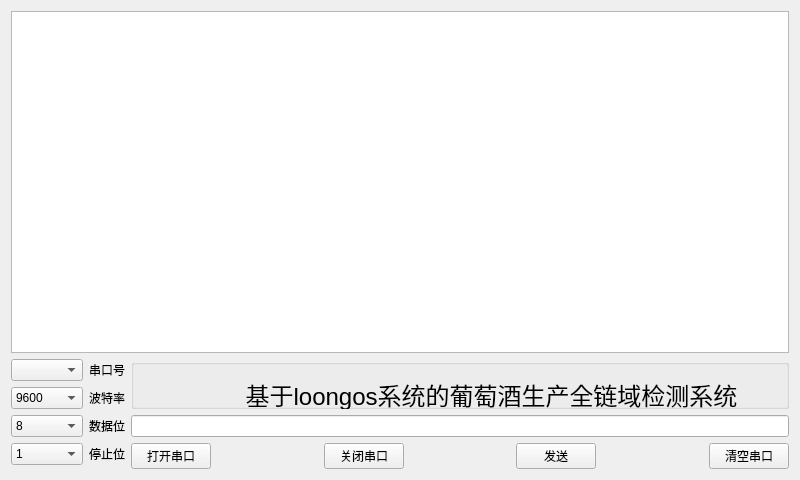
<?xml version="1.0" encoding="UTF-8"?>
<ui version="4.0">
 <class>Widget</class>
 <widget class="QWidget" name="Widget">
  <property name="geometry">
   <rect>
    <x>0</x>
    <y>0</y>
    <width>800</width>
    <height>480</height>
   </rect>
  </property>
  <property name="windowTitle">
   <string>Widget</string>
  </property>
  <layout class="QGridLayout" name="gridLayout_2">
   <item row="0" column="0">
    <widget class="QPlainTextEdit" name="recv">
     <property name="readOnly">
      <bool>true</bool>
     </property>
    </widget>
   </item>
   <item row="1" column="0">
    <layout class="QHBoxLayout" name="horizontalLayout_2">
     <item>
      <layout class="QGridLayout" name="gridLayout">
       <item row="1" column="0">
        <widget class="QComboBox" name="bo_te_lv">
         <item>
          <property name="text">
           <string>9600</string>
          </property>
         </item>
         <item>
          <property name="text">
           <string>115200</string>
          </property>
         </item>
         <item>
          <property name="text">
           <string>4800</string>
          </property>
         </item>
        </widget>
       </item>
       <item row="3" column="0">
        <widget class="QComboBox" name="ting_zhi_wei">
         <item>
          <property name="text">
           <string>1</string>
          </property>
         </item>
         <item>
          <property name="text">
           <string>2</string>
          </property>
         </item>
         <item>
          <property name="text">
           <string>3</string>
          </property>
         </item>
         <item>
          <property name="text">
           <string>4</string>
          </property>
         </item>
         <item>
          <property name="text">
           <string>5</string>
          </property>
         </item>
        </widget>
       </item>
       <item row="1" column="1">
        <widget class="QLabel" name="label_2">
         <property name="text">
          <string>波特率</string>
         </property>
        </widget>
       </item>
       <item row="0" column="1">
        <widget class="QLabel" name="label">
         <property name="text">
          <string>串口号</string>
         </property>
        </widget>
       </item>
       <item row="2" column="1">
        <widget class="QLabel" name="label_3">
         <property name="text">
          <string>数据位</string>
         </property>
        </widget>
       </item>
       <item row="2" column="0">
        <widget class="QComboBox" name="shu_ju_wei">
         <item>
          <property name="text">
           <string>8</string>
          </property>
         </item>
         <item>
          <property name="text">
           <string>7</string>
          </property>
         </item>
         <item>
          <property name="text">
           <string>6</string>
          </property>
         </item>
         <item>
          <property name="text">
           <string>5</string>
          </property>
         </item>
        </widget>
       </item>
       <item row="3" column="1">
        <widget class="QLabel" name="label_4">
         <property name="text">
          <string>停止位</string>
         </property>
        </widget>
       </item>
       <item row="0" column="0">
        <widget class="QComboBox" name="chuan_kou_hao"/>
       </item>
      </layout>
     </item>
     <item>
      <layout class="QVBoxLayout" name="verticalLayout">
       <item>
        <widget class="QGroupBox" name="groupBox">
         <property name="minimumSize">
          <size>
           <width>150</width>
           <height>50</height>
          </size>
         </property>
         <property name="title">
          <string/>
         </property>
         <widget class="QLabel" name="label_6">
          <property name="geometry">
           <rect>
            <x>30</x>
            <y>10</y>
            <width>661</width>
            <height>50</height>
           </rect>
          </property>
          <property name="minimumSize">
           <size>
            <width>150</width>
            <height>50</height>
           </size>
          </property>
          <property name="font">
           <font>
            <pointsize>18</pointsize>
           </font>
          </property>
          <property name="text">
           <string>基于loongos系统的葡萄酒生产全链域检测系统</string>
          </property>
          <property name="alignment">
           <set>Qt::AlignCenter</set>
          </property>
         </widget>
        </widget>
       </item>
       <item>
        <widget class="QLineEdit" name="send_2"/>
       </item>
       <item>
        <layout class="QHBoxLayout" name="horizontalLayout">
         <item>
          <widget class="QPushButton" name="open">
           <property name="text">
            <string>打开串口</string>
           </property>
          </widget>
         </item>
         <item>
          <spacer name="horizontalSpacer">
           <property name="orientation">
            <enum>Qt::Horizontal</enum>
           </property>
           <property name="sizeHint" stdset="0">
            <size>
             <width>40</width>
             <height>20</height>
            </size>
           </property>
          </spacer>
         </item>
         <item>
          <widget class="QPushButton" name="close">
           <property name="text">
            <string>关闭串口</string>
           </property>
          </widget>
         </item>
         <item>
          <spacer name="horizontalSpacer_2">
           <property name="orientation">
            <enum>Qt::Horizontal</enum>
           </property>
           <property name="sizeHint" stdset="0">
            <size>
             <width>40</width>
             <height>20</height>
            </size>
           </property>
          </spacer>
         </item>
         <item>
          <widget class="QPushButton" name="send">
           <property name="text">
            <string>发送</string>
           </property>
          </widget>
         </item>
         <item>
          <spacer name="horizontalSpacer_3">
           <property name="orientation">
            <enum>Qt::Horizontal</enum>
           </property>
           <property name="sizeHint" stdset="0">
            <size>
             <width>40</width>
             <height>20</height>
            </size>
           </property>
          </spacer>
         </item>
         <item>
          <widget class="QPushButton" name="clear">
           <property name="text">
            <string>清空串口</string>
           </property>
          </widget>
         </item>
        </layout>
       </item>
      </layout>
     </item>
    </layout>
   </item>
  </layout>
 </widget>
 <resources/>
 <connections/>
</ui>
